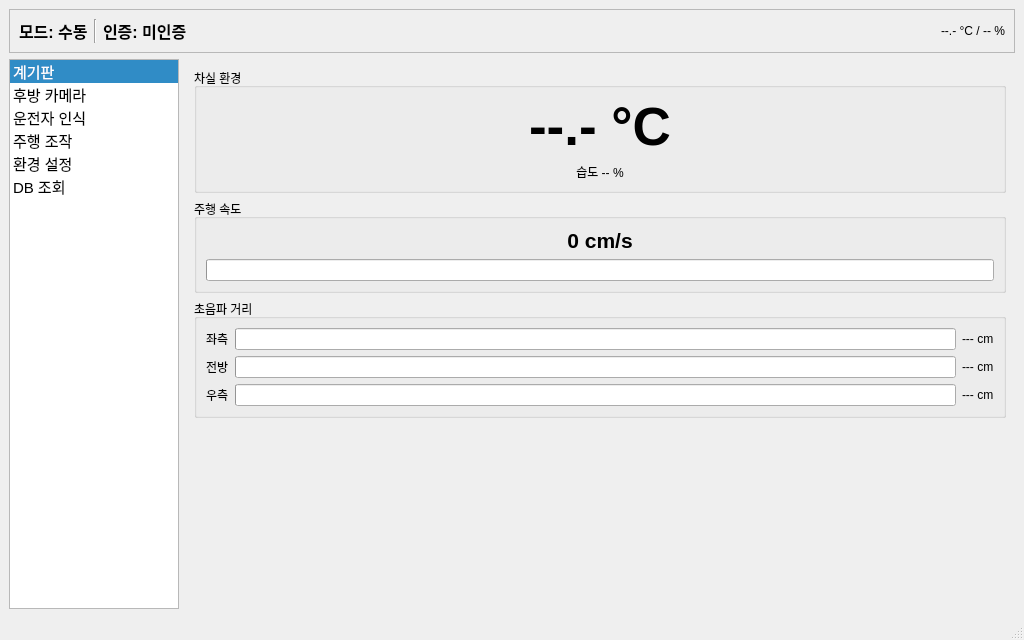
<?xml version='1.0' encoding='UTF-8'?>
<ui version="4.0">
 <class>MainWindow</class>
 <widget class="QMainWindow" name="MainWindow">
  <property name="geometry">
   <rect>
    <x>0</x>
    <y>0</y>
    <width>1024</width>
    <height>640</height>
   </rect>
  </property>
  <property name="windowTitle">
   <string>Vehicle HMI</string>
  </property>
  <widget class="QWidget" name="centralwidget">
   <layout class="QVBoxLayout" name="layRoot">
    <item>
     <widget class="QFrame" name="statusStrip">
      <property name="frameShape">
       <enum>QFrame::StyledPanel</enum>
      </property>
      <layout class="QHBoxLayout" name="layStatusStrip">
       <item>
        <widget class="QLabel" name="lblMode">
         <property name="font">
          <font>
           <pointsize>12</pointsize>
           <bold>true</bold>
          </font>
         </property>
         <property name="text">
          <string>모드: 수동</string>
         </property>
        </widget>
       </item>
       <item>
        <widget class="Line" name="lineStatus">
         <property name="orientation">
          <enum>Qt::Vertical</enum>
         </property>
        </widget>
       </item>
       <item>
        <widget class="QLabel" name="lblAuth">
         <property name="font">
          <font>
           <pointsize>12</pointsize>
           <bold>true</bold>
          </font>
         </property>
         <property name="text">
          <string>인증: 미인증</string>
         </property>
        </widget>
       </item>
       <item>
        <spacer name="spStatusStrip">
         <property name="orientation">
          <enum>Qt::Horizontal</enum>
         </property>
         <property name="sizeHint" stdset="0">
          <size>
           <width>40</width>
           <height>20</height>
          </size>
         </property>
        </spacer>
       </item>
       <item>
        <widget class="QLabel" name="lblStripTemp">
         <property name="text">
          <string>--.- °C / -- %</string>
         </property>
        </widget>
       </item>
      </layout>
     </widget>
    </item>
    <item>
     <layout class="QHBoxLayout" name="layBody">
      <item>
       <widget class="QListWidget" name="navList">
        <property name="maximumSize">
         <size>
          <width>170</width>
          <height>16777215</height>
         </size>
        </property>
        <property name="font">
         <font>
          <pointsize>11</pointsize>
         </font>
        </property>
        <property name="currentRow">
         <number>0</number>
        </property>
        <item>
         <property name="text">
          <string>계기판</string>
         </property>
        </item>
        <item>
         <property name="text">
          <string>후방 카메라</string>
         </property>
        </item>
        <item>
         <property name="text">
          <string>운전자 인식</string>
         </property>
        </item>
        <item>
         <property name="text">
          <string>주행 조작</string>
         </property>
        </item>
        <item>
         <property name="text">
          <string>환경 설정</string>
         </property>
        </item>
        <item>
         <property name="text">
          <string>DB 조회</string>
         </property>
        </item>
       </widget>
      </item>
      <item>
       <widget class="QStackedWidget" name="stackMain">
        <property name="currentIndex">
         <number>0</number>
        </property>
        <widget class="QWidget" name="pageDashboard">
         <layout class="QVBoxLayout" name="layDashboard">
          <item>
           <widget class="QGroupBox" name="grpCabin">
            <property name="title">
             <string>차실 환경</string>
            </property>
            <layout class="QVBoxLayout" name="layCabin">
             <item>
              <widget class="QLabel" name="lblCabinTemp">
               <property name="font">
                <font>
                 <pointsize>40</pointsize>
                 <bold>true</bold>
                </font>
               </property>
               <property name="text">
                <string>--.- °C</string>
               </property>
               <property name="alignment">
                <set>Qt::AlignCenter</set>
               </property>
              </widget>
             </item>
             <item>
              <widget class="QLabel" name="lblHumidity">
               <property name="text">
                <string>습도 -- %</string>
               </property>
               <property name="alignment">
                <set>Qt::AlignCenter</set>
               </property>
              </widget>
             </item>
            </layout>
           </widget>
          </item>
          <item>
           <widget class="QGroupBox" name="grpSpeed">
            <property name="title">
             <string>주행 속도</string>
            </property>
            <layout class="QVBoxLayout" name="laySpeed">
             <item>
              <widget class="QLabel" name="lblSpeed">
               <property name="font">
                <font>
                 <pointsize>16</pointsize>
                 <bold>true</bold>
                </font>
               </property>
               <property name="text">
                <string>0 cm/s</string>
               </property>
               <property name="alignment">
                <set>Qt::AlignCenter</set>
               </property>
              </widget>
             </item>
             <item>
              <widget class="QProgressBar" name="pbSpeed">
               <property name="maximum">
                <number>100</number>
               </property>
               <property name="value">
                <number>0</number>
               </property>
               <property name="textVisible">
                <bool>false</bool>
               </property>
              </widget>
             </item>
            </layout>
           </widget>
          </item>
          <item>
           <widget class="QGroupBox" name="grpUltrasonic">
            <property name="title">
             <string>초음파 거리</string>
            </property>
            <layout class="QGridLayout" name="layUltrasonic">
             <item row="0" column="0">
              <widget class="QLabel" name="lblUltraLeftName">
               <property name="text">
                <string>좌측</string>
               </property>
              </widget>
             </item>
             <item row="0" column="1">
              <widget class="QProgressBar" name="pbUltraLeft">
               <property name="maximum">
                <number>200</number>
               </property>
               <property name="value">
                <number>0</number>
               </property>
               <property name="textVisible">
                <bool>false</bool>
               </property>
              </widget>
             </item>
             <item row="0" column="2">
              <widget class="QLabel" name="lblUltraLeft">
               <property name="text">
                <string>--- cm</string>
               </property>
              </widget>
             </item>
             <item row="1" column="0">
              <widget class="QLabel" name="lblUltraFrontName">
               <property name="text">
                <string>전방</string>
               </property>
              </widget>
             </item>
             <item row="1" column="1">
              <widget class="QProgressBar" name="pbUltraFront">
               <property name="maximum">
                <number>200</number>
               </property>
               <property name="value">
                <number>0</number>
               </property>
               <property name="textVisible">
                <bool>false</bool>
               </property>
              </widget>
             </item>
             <item row="1" column="2">
              <widget class="QLabel" name="lblUltraFront">
               <property name="text">
                <string>--- cm</string>
               </property>
              </widget>
             </item>
             <item row="2" column="0">
              <widget class="QLabel" name="lblUltraRightName">
               <property name="text">
                <string>우측</string>
               </property>
              </widget>
             </item>
             <item row="2" column="1">
              <widget class="QProgressBar" name="pbUltraRight">
               <property name="maximum">
                <number>200</number>
               </property>
               <property name="value">
                <number>0</number>
               </property>
               <property name="textVisible">
                <bool>false</bool>
               </property>
              </widget>
             </item>
             <item row="2" column="2">
              <widget class="QLabel" name="lblUltraRight">
               <property name="text">
                <string>--- cm</string>
               </property>
              </widget>
             </item>
            </layout>
           </widget>
          </item>
          <item>
           <spacer name="spDashboard">
            <property name="orientation">
             <enum>Qt::Vertical</enum>
            </property>
            <property name="sizeHint" stdset="0">
             <size>
              <width>20</width>
              <height>20</height>
             </size>
            </property>
           </spacer>
          </item>
         </layout>
        </widget>
        <widget class="QWidget" name="pageCamRear">
         <layout class="QVBoxLayout" name="layPageCamRear">
          <item>
           <widget class="QGroupBox" name="grpCamRear">
            <property name="title">
             <string>후방 카메라</string>
            </property>
            <layout class="QVBoxLayout" name="layCamRear">
             <item>
              <widget class="QLabel" name="lblCamRear">
               <property name="minimumSize">
                <size>
                 <width>320</width>
                 <height>240</height>
                </size>
               </property>
               <property name="frameShape">
                <enum>QFrame::Box</enum>
               </property>
               <property name="text">
                <string>NO SIGNAL</string>
               </property>
               <property name="alignment">
                <set>Qt::AlignCenter</set>
               </property>
              </widget>
             </item>
             <item>
              <layout class="QHBoxLayout" name="layCamRearBtns">
               <item>
                <widget class="QLabel" name="lblRearWarning">
                 <property name="text">
                  <string>후방 거리: --- cm</string>
                 </property>
                </widget>
               </item>
               <item>
                <spacer name="spCamRear">
                 <property name="orientation">
                  <enum>Qt::Horizontal</enum>
                 </property>
                 <property name="sizeHint" stdset="0">
                  <size>
                   <width>40</width>
                   <height>20</height>
                  </size>
                 </property>
                </spacer>
               </item>
               <item>
                <widget class="QPushButton" name="btnCamRearToggle">
                 <property name="text">
                  <string>후방 카메라 켜기</string>
                 </property>
                 <property name="checkable">
                  <bool>true</bool>
                 </property>
                </widget>
               </item>
              </layout>
             </item>
            </layout>
           </widget>
          </item>
         </layout>
        </widget>
        <widget class="QWidget" name="pageDriver">
         <layout class="QVBoxLayout" name="layPageDriver">
          <item>
           <widget class="QGroupBox" name="grpCamInternal">
            <property name="title">
             <string>내장 카메라 (인식 시)</string>
            </property>
            <layout class="QVBoxLayout" name="layCamInternal">
             <item>
              <widget class="QLabel" name="lblCamInternal">
               <property name="minimumSize">
                <size>
                 <width>320</width>
                 <height>240</height>
                </size>
               </property>
               <property name="frameShape">
                <enum>QFrame::Box</enum>
               </property>
               <property name="text">
                <string>대기 중</string>
               </property>
               <property name="alignment">
                <set>Qt::AlignCenter</set>
               </property>
              </widget>
             </item>
             <item>
              <widget class="QLabel" name="lblRecogResult">
               <property name="text">
                <string>인식 결과: -</string>
               </property>
               <property name="alignment">
                <set>Qt::AlignCenter</set>
               </property>
              </widget>
             </item>
            </layout>
           </widget>
          </item>
          <item>
           <widget class="QGroupBox" name="grpDriverManage">
            <property name="title">
             <string>운전자 등록 / 조회</string>
            </property>
            <layout class="QVBoxLayout" name="layDriverManage">
             <item>
              <widget class="QPushButton" name="btnRecogToggle">
               <property name="minimumSize">
                <size>
                 <width>0</width>
                 <height>40</height>
                </size>
               </property>
               <property name="text">
                <string>인식 시작</string>
               </property>
               <property name="checkable">
                <bool>true</bool>
               </property>
              </widget>
             </item>
             <item>
              <layout class="QHBoxLayout" name="layDriverInput">
               <item>
                <widget class="QLineEdit" name="editDriverName">
                 <property name="placeholderText">
                  <string>운전자 이름</string>
                 </property>
                </widget>
               </item>
               <item>
                <widget class="QPushButton" name="btnRegisterFace">
                 <property name="text">
                  <string>얼굴 등록</string>
                 </property>
                </widget>
               </item>
               <item>
                <widget class="QPushButton" name="btnDriverList">
                 <property name="text">
                  <string>운전자 조회</string>
                 </property>
                </widget>
               </item>
              </layout>
             </item>
            </layout>
           </widget>
          </item>
          <item>
           <spacer name="spDriver">
            <property name="orientation">
             <enum>Qt::Vertical</enum>
            </property>
            <property name="sizeHint" stdset="0">
             <size>
              <width>20</width>
              <height>20</height>
             </size>
            </property>
           </spacer>
          </item>
         </layout>
        </widget>
        <widget class="QWidget" name="pageControl">
         <layout class="QVBoxLayout" name="layPageControl">
          <item>
           <layout class="QHBoxLayout" name="layControlTop">
            <item>
             <widget class="QPushButton" name="btnModeToggle">
              <property name="minimumSize">
               <size>
                <width>0</width>
                <height>48</height>
               </size>
              </property>
              <property name="text">
               <string>모드 전환</string>
              </property>
              <property name="checkable">
               <bool>true</bool>
              </property>
             </widget>
            </item>
            <item>
             <widget class="QPushButton" name="btnHazard">
              <property name="minimumSize">
               <size>
                <width>0</width>
                <height>48</height>
               </size>
              </property>
              <property name="text">
               <string>비상등</string>
              </property>
              <property name="checkable">
               <bool>true</bool>
              </property>
             </widget>
            </item>
           </layout>
          </item>
          <item>
           <widget class="QGroupBox" name="grpDirection">
            <property name="title">
             <string>방향 조작</string>
            </property>
            <layout class="QGridLayout" name="layDirection">
             <item row="0" column="1">
              <widget class="QPushButton" name="btnUp">
               <property name="minimumSize">
                <size>
                 <width>80</width>
                 <height>60</height>
                </size>
               </property>
               <property name="text">
                <string>▲</string>
               </property>
              </widget>
             </item>
             <item row="1" column="0">
              <widget class="QPushButton" name="btnLeft">
               <property name="minimumSize">
                <size>
                 <width>80</width>
                 <height>60</height>
                </size>
               </property>
               <property name="text">
                <string>◀</string>
               </property>
              </widget>
             </item>
             <item row="1" column="1">
              <widget class="QPushButton" name="btnStop">
               <property name="minimumSize">
                <size>
                 <width>80</width>
                 <height>60</height>
                </size>
               </property>
               <property name="text">
                <string>STOP</string>
               </property>
              </widget>
             </item>
             <item row="1" column="2">
              <widget class="QPushButton" name="btnRight">
               <property name="minimumSize">
                <size>
                 <width>80</width>
                 <height>60</height>
                </size>
               </property>
               <property name="text">
                <string>▶</string>
               </property>
              </widget>
             </item>
             <item row="2" column="1">
              <widget class="QPushButton" name="btnDown">
               <property name="minimumSize">
                <size>
                 <width>80</width>
                 <height>60</height>
                </size>
               </property>
               <property name="text">
                <string>▼</string>
               </property>
              </widget>
             </item>
            </layout>
           </widget>
          </item>
          <item>
           <spacer name="spControl">
            <property name="orientation">
             <enum>Qt::Vertical</enum>
            </property>
            <property name="sizeHint" stdset="0">
             <size>
              <width>20</width>
              <height>20</height>
             </size>
            </property>
           </spacer>
          </item>
         </layout>
        </widget>
        <widget class="QWidget" name="pageEnv">
         <layout class="QVBoxLayout" name="layPageEnv">
          <item>
           <widget class="QGroupBox" name="grpFan">
            <property name="title">
             <string>선풍기</string>
            </property>
            <layout class="QHBoxLayout" name="layFan">
             <item>
              <widget class="QPushButton" name="btnFanOn">
               <property name="minimumSize">
                <size>
                 <width>0</width>
                 <height>48</height>
                </size>
               </property>
               <property name="text">
                <string>ON</string>
               </property>
               <property name="checkable">
                <bool>true</bool>
               </property>
               <attribute name="buttonGroup">
                <string notr="true">groupFan</string>
               </attribute>
              </widget>
             </item>
             <item>
              <widget class="QPushButton" name="btnFanOff">
               <property name="minimumSize">
                <size>
                 <width>0</width>
                 <height>48</height>
                </size>
               </property>
               <property name="text">
                <string>OFF</string>
               </property>
               <property name="checkable">
                <bool>true</bool>
               </property>
               <property name="checked">
                <bool>true</bool>
               </property>
               <attribute name="buttonGroup">
                <string notr="true">groupFan</string>
               </attribute>
              </widget>
             </item>
             <item>
              <widget class="QPushButton" name="btnFanAuto">
               <property name="minimumSize">
                <size>
                 <width>0</width>
                 <height>48</height>
                </size>
               </property>
               <property name="text">
                <string>AUTO</string>
               </property>
               <property name="checkable">
                <bool>true</bool>
               </property>
               <attribute name="buttonGroup">
                <string notr="true">groupFan</string>
               </attribute>
              </widget>
             </item>
            </layout>
           </widget>
          </item>
          <item>
           <widget class="QGroupBox" name="grpThreshold">
            <property name="title">
             <string>임계 온도</string>
            </property>
            <layout class="QHBoxLayout" name="layThreshold">
             <item>
              <widget class="QDoubleSpinBox" name="spinThreshold">
               <property name="minimumSize">
                <size>
                 <width>110</width>
                 <height>40</height>
                </size>
               </property>
               <property name="suffix">
                <string> °C</string>
               </property>
               <property name="decimals">
                <number>1</number>
               </property>
               <property name="maximum">
                <double>50.000000000000000</double>
               </property>
               <property name="singleStep">
                <double>0.500000000000000</double>
               </property>
               <property name="value">
                <double>27.000000000000000</double>
               </property>
              </widget>
             </item>
             <item>
              <widget class="QPushButton" name="btnApplyThreshold">
               <property name="text">
                <string>적용</string>
               </property>
              </widget>
             </item>
             <item>
              <spacer name="spThreshold">
               <property name="orientation">
                <enum>Qt::Horizontal</enum>
               </property>
               <property name="sizeHint" stdset="0">
                <size>
                 <width>40</width>
                 <height>20</height>
                </size>
               </property>
              </spacer>
             </item>
            </layout>
           </widget>
          </item>
          <item>
           <spacer name="spEnv">
            <property name="orientation">
             <enum>Qt::Vertical</enum>
            </property>
            <property name="sizeHint" stdset="0">
             <size>
              <width>20</width>
              <height>20</height>
             </size>
            </property>
           </spacer>
          </item>
         </layout>
        </widget>
        <widget class="QWidget" name="databaseTab">
         <layout class="QVBoxLayout" name="databaseLayout">
          <item>
           <widget class="QGroupBox" name="searchGroup">
            <property name="title"><string>조회 조건</string></property>
            <layout class="QGridLayout" name="searchLayout">
             <item row="0" column="0"><widget class="QLabel" name="startLabel"><property name="text"><string>시작 시간</string></property></widget></item>
             <item row="0" column="1"><widget class="QDateTimeEdit" name="startDateTimeEdit"><property name="displayFormat"><string>yyyy-MM-dd HH:mm:ss</string></property><property name="calendarPopup"><bool>true</bool></property></widget></item>
             <item row="0" column="2"><widget class="QLabel" name="endLabel"><property name="text"><string>종료 시간</string></property></widget></item>
             <item row="0" column="3"><widget class="QDateTimeEdit" name="endDateTimeEdit"><property name="displayFormat"><string>yyyy-MM-dd HH:mm:ss</string></property><property name="calendarPopup"><bool>true</bool></property></widget></item>
             <item row="1" column="0"><widget class="QLabel" name="logTypeLabel"><property name="text"><string>데이터 종류</string></property></widget></item>
             <item row="1" column="1" colspan="2"><widget class="QComboBox" name="logTypeComboBox">
              <item><property name="text"><string>시스템 이벤트</string></property></item>
              <item><property name="text"><string>차량 로그</string></property></item>
              <item><property name="text"><string>환경 로그</string></property></item>
             </widget></item>
             <item row="1" column="3"><widget class="QPushButton" name="searchButton"><property name="text"><string>조회</string></property></widget></item>
            </layout>
           </widget>
          </item>
          <item><widget class="QTableView" name="resultTableView"><property name="alternatingRowColors"><bool>true</bool></property><property name="selectionBehavior"><enum>QAbstractItemView::SelectRows</enum></property></widget></item>
          <item><widget class="QLabel" name="resultCountLabel"><property name="text"><string>조회 결과: 0건</string></property></widget></item>
         </layout>
        </widget>
       </widget>
      </item>
     </layout>
    </item>
   </layout>
  </widget>
  <widget class="QStatusBar" name="statusbar" />
 </widget>
 <resources />
 <connections>
  <connection>
   <sender>navList</sender>
   <signal>currentRowChanged(int)</signal>
   <receiver>stackMain</receiver>
   <slot>setCurrentIndex(int)</slot>
  </connection>
 </connections>
 <buttongroups>
  <buttongroup name="groupFan" />
 </buttongroups>
</ui>
